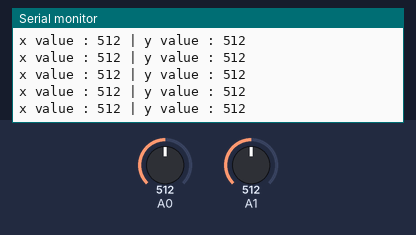
This sketch was run on a simulated Arduino Uno, built with avr-gcc and run on an emulated ATmega328P. Parts: the last lines printed to the serial monitor. Inputs (shaded band) come from the test bench; at power-on: A0 = 512, A1 = 512.

Above: at 7.2 s.
7.3 s: A0 set to 982
At 7.36 s:
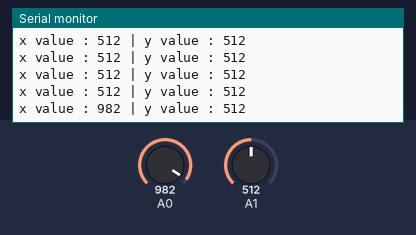
10.3 s: A0 set to 1008
At 10.38 s:
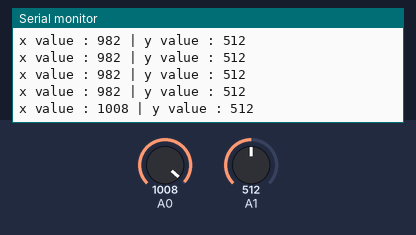
Timing chart, 0 to 13.3 s (numbered marks = the images above; inputs shaded):
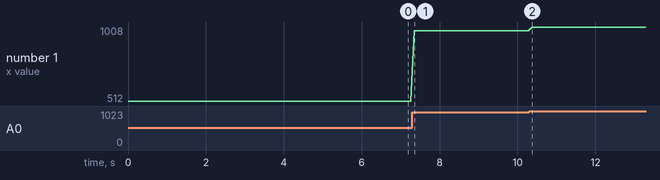

Measured:
- after the input at 7.3 s, the serial monitor: prints a new line after 0.05 s (image 1)
- after the input at 10.3 s, the serial monitor: prints a new line after 0.08 s (image 2)
- plotted number 1: 512 → 982 after the input at 7.3 s, 982 → 1008 after the input at 10.3 s

The sketch:

Tes_JoyStick.ino
```cpp
void setup() {
  // put your setup code here, to run once:

  Serial.begin (9600);

}

void loop() {
  // put your main code here, to run repeatedly:

  int x_value = analogRead (A0);
  int y_value = analogRead (A1);

  String x = "x value : ";
  String y = " | y value : ";

  Serial.print (x + x_value);
  Serial.println (y + y_value);
  delay (100);

}
```
